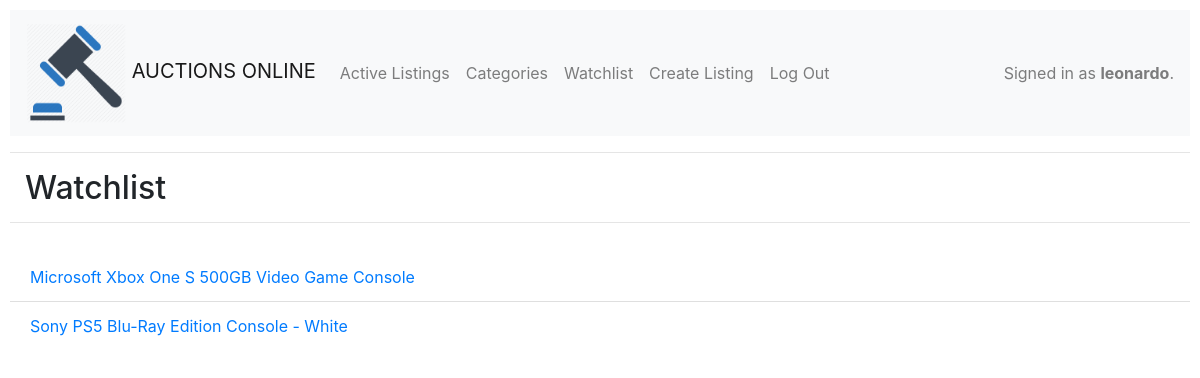
Before: /watchlist (signed in) with the older database file.
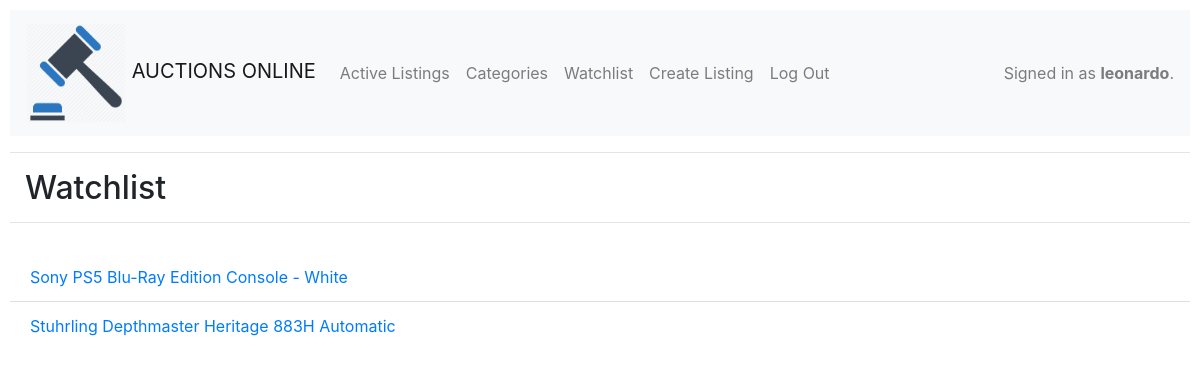
After: the same page with the newer database file.
### auctions/models.py (models this page shows, shortened)
class Watchlist(models.Model):
    user = models.ForeignKey(User, on_delete=models.CASCADE, related_name="followers")
    listing = models.ForeignKey(Listing, on_delete=models.CASCADE, related_name="followers")

class Listing(models.Model):
    title = models.CharField(max_length=64)
    active = models.BooleanField(default=True)
    description = models.TextField()
    image = models.URLField()
    price = models.PositiveIntegerField()
    category = models.CharField(max_length=64)
    listed_by = models.ForeignKey(User, on_delete=models.CASCADE, related_name="publications")
    winner = models.ForeignKey(User, on_delete=models.CASCADE, null=True, blank=True)
    winning_bid = models.PositiveIntegerField(null=True, blank=True)
    date = models.DateField()

### auctions/views.py (the view)
# urls.py: path("watchlist", views.watchlist, name="watchlist"),
@login_required
def watchlist(request):
    watchlist = Watchlist.objects.filter(user=request.user)
    return render(request, "auctions/watchlist.html", {
        'watchlist': watchlist
    })

### auctions/templates/auctions/watchlist.html
{% extends "auctions/layout.html" %}
{% block body %}
    <h2 style="margin:15px">Watchlist</h2>
    <div style="border-bottom: solid 1px;color: rgba(0,0,0,.1);margin-bottom: 30px;"></div>
    {% for instance in watchlist %}
        <ul class="list-group list-group-flush">
            <li class="list-group-item"><a href="{% url 'listings' instance.listing.id %}">{{ instance.listing.title }}</a></li>
        </ul>
    {% endfor %}
{% endblock %}

Changed rows visible on the page:
removed Watchlist: listing "Microsoft Xbox One S 500GB Video Game Console"
added Watchlist: listing "Stuhrling Depthmaster Heritage 883H Automatic"
